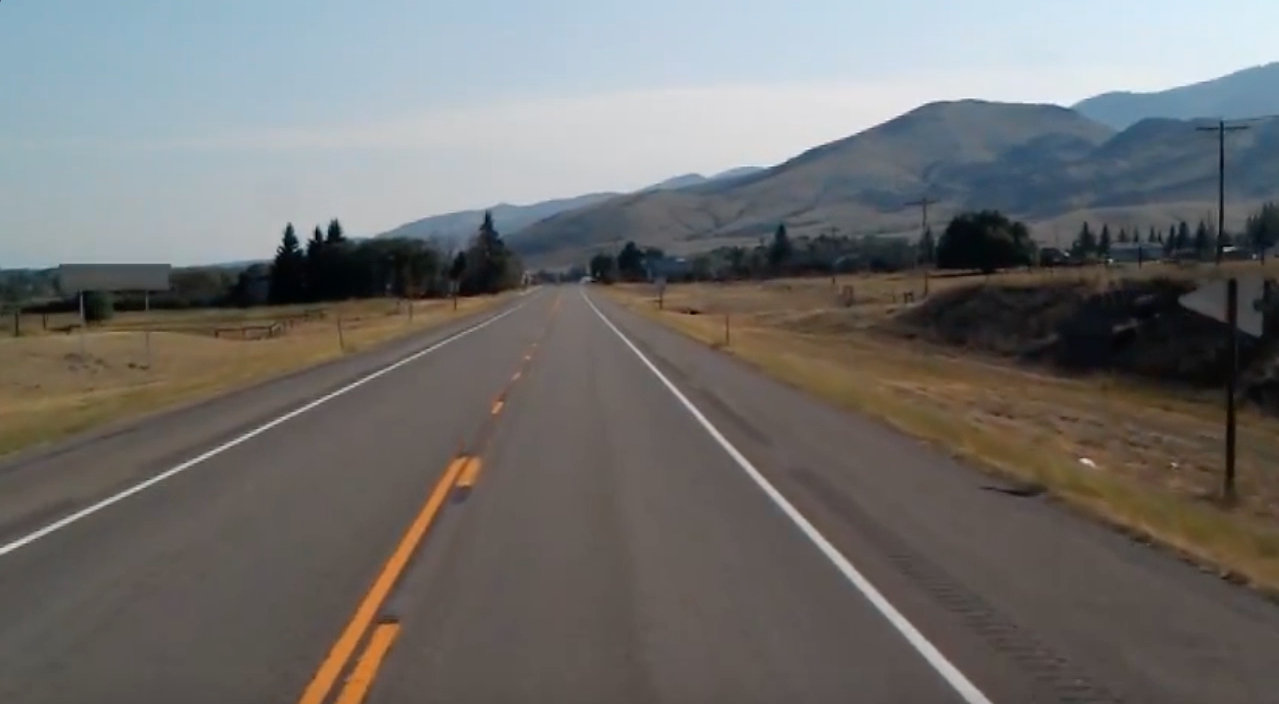
#> input picture Images/test_image.jpg, 1279 x 704 px, found by its file name
$ jupyter execute --allow-errors lane-det-code.ipynb   (shell and % lines are left out)   (text cells are left out)
#> lines starting #> are read from the running program, lines starting #| are printed output that depends on the picture; after the words box and inside, x2 and y2 are one past the last pixel; in counts of white or black regions, pixels touching at a corner belong together
[cell 1]
#importing the requisite libraries
import numpy as np
import matplotlib.pyplot as plt
import cv2

[cell 2]
image_path = r"D:\Projects\Lane-Detection\Images\test_image.jpg"
image = cv2.imread(image_path) #converts the image into multidimensional numpy array
#> image is the input picture: shape (704, 1279, 3); mean B, G, R 109.7, 111.3, 112.3
cv2.imshow('result', image)
cv2.waitKey(0)
#plt.imshow(image)

[cell 3]
 #converting image to grayscale
copy_image = np.copy(image)
gray = cv2.cvtColor(copy_image, cv2.COLOR_RGB2GRAY)
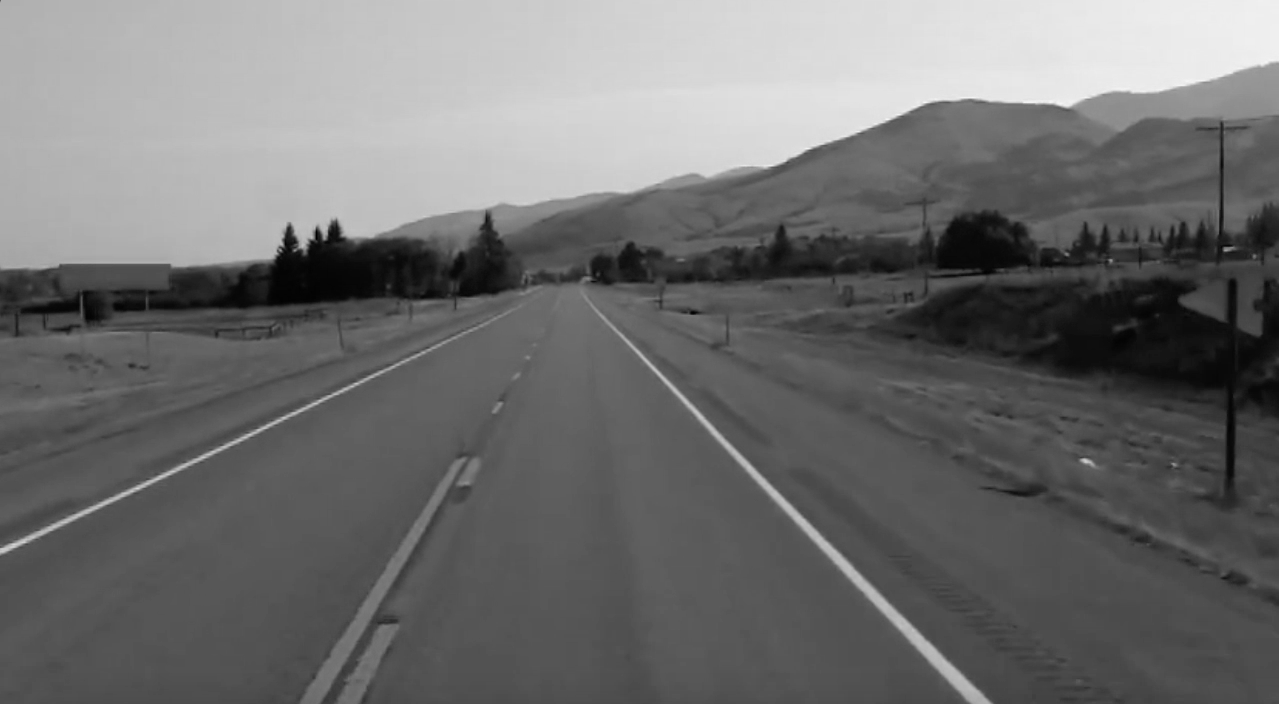
#> gray: shape (704, 1279); min 0, max 246, mean 110.9
cv2.imshow('result', gray)
cv2.waitKey(0)

[cell 4]
#applying gaussian blur
blur_image = cv2.GaussianBlur(gray, (5,5), 0)
cv2.imshow('result', blur_image)
cv2.waitKey(0)

[cell 5]
#applying canny edge function
c = cv2.Canny(blur_image, 50,150)
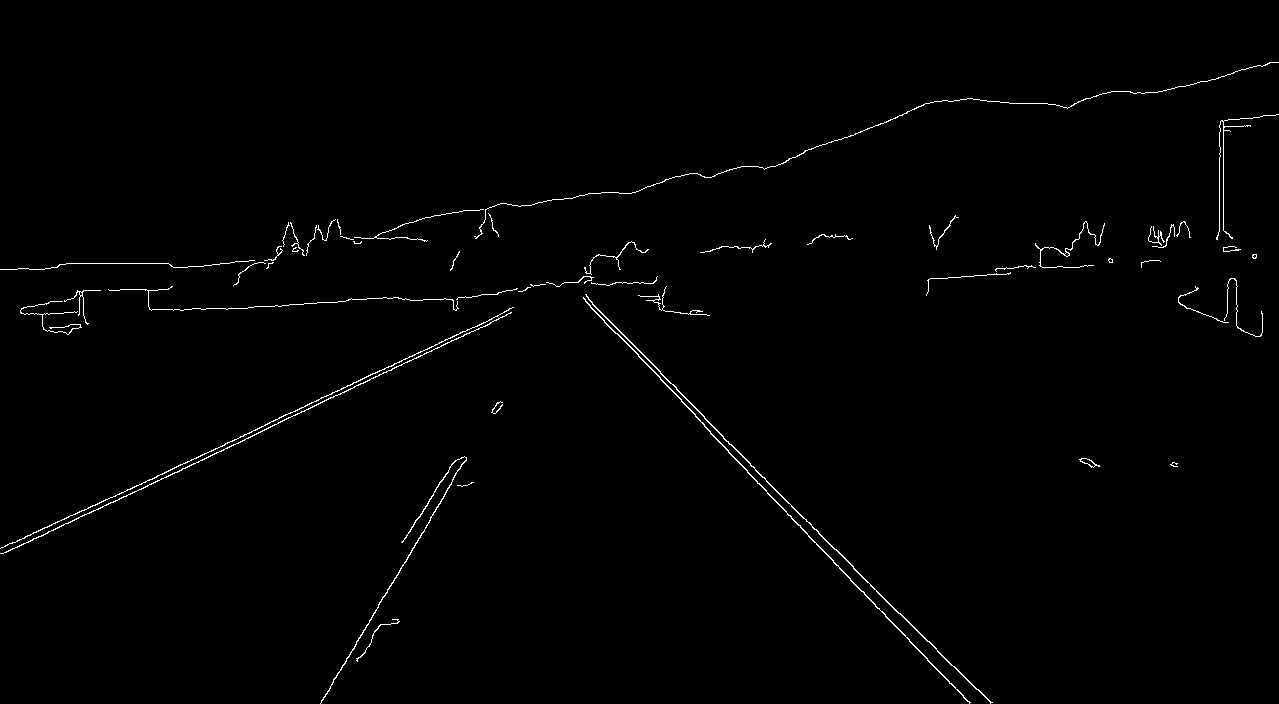
#> c: shape (704, 1279); 0.91% white in thin lines or dots
cv2.imshow('result', c)
cv2.waitKey(0)

[cell 6]
copy_image = np.copy(image)

[cell 7]
#canny function will contain all the above changes applied on the image
def canny(image):
    gray = cv2.cvtColor(copy_image, cv2.COLOR_RGB2GRAY) #original image
    blur_image = cv2.GaussianBlur(gray, (5,5), 0)
    canny = cv2.Canny(blur_image, 50,150)
    return canny

plt.imshow(canny(copy_image))

[cell 8]
c1 = canny(copy_image) #making an array of image applied with canny edge function

[cell 9]
#finding the region of interest i.e. the region we want to work on
def region_of_int(image):
    height = image.shape[0] #assigning the row of the image shape as height variable
#> height = 704
    #defining the coordinates of the triangular region of our interest
    polygons = np.array([
        [(200,height), (1100, height), (550, 250)]
    ])
#> polygons = [[200, 704], [1100, 704], [550, 250]]
    #creating an array of same shape as triangle obtained, but containing zeroes only,tracing it on black pixels
    mask = np.zeros_like(image)
    cv2.fillPoly(mask, polygons, 255)#filling the traced polygon with white
#> mask: shape (704, 1279); 22.7% white; 1 white region, box (x1, y1, x2, y2) and area: (200, 250, 1100, 704) 204575
    return mask

cv2.imshow("result", region_of_int(c1))
cv2.waitKey(0)

[cell 10]
#applying bitwise and on the canny edge image and traced image
def region_of_int(image):
    height = image.shape[0] #assigning the row of the image shape as height variable
#> height = 704
    #defining the coordinates of the triangular region of our interest
    polygons = np.array([
        [(200,height), (1100, height), (550, 250)]
    ])
#> polygons = [[200, 704], [1100, 704], [550, 250]]
    #creating an array of same shape as triangle obtained, but containing zeroes only and tracing it on black pixels
    mask = np.zeros_like(image)
    cv2.fillPoly(mask, polygons, 255)
    masked_image = cv2.bitwise_and(image, mask) #masking by applying bitwise and func
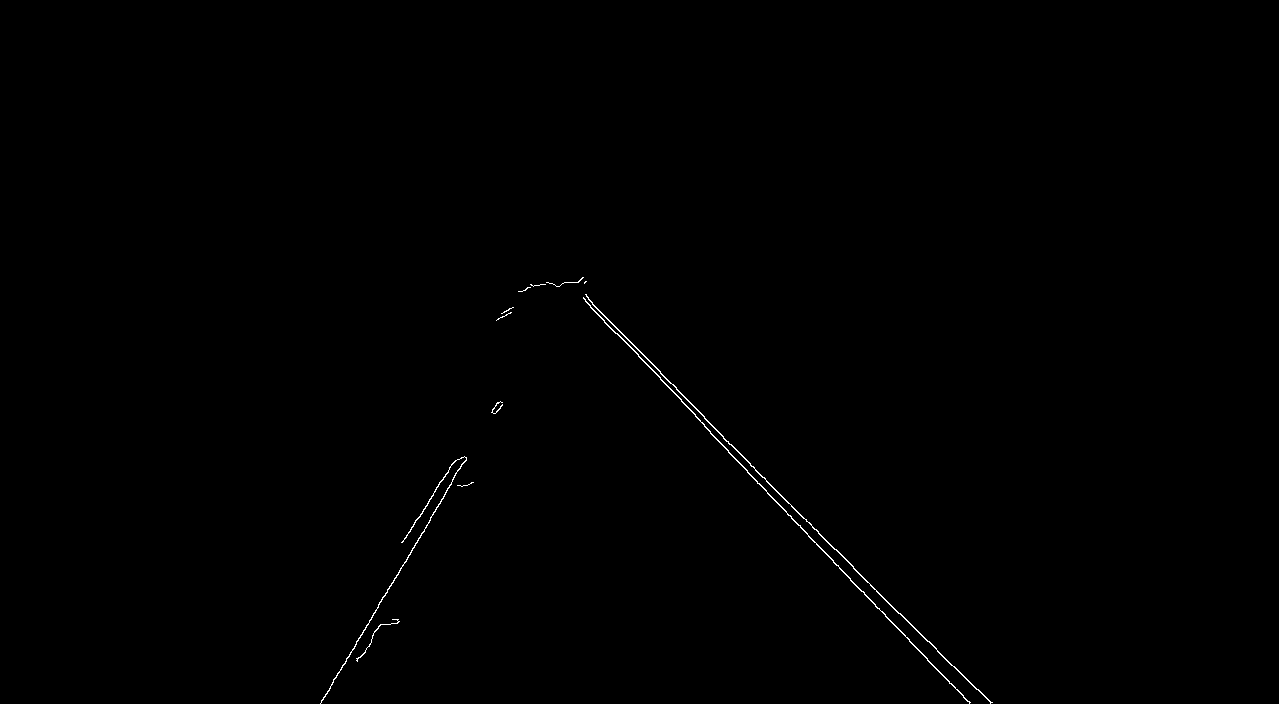
#> masked_image: shape (704, 1279); 0.26% white in thin lines or dots, all inside (x1, y1, x2, y2) = (320, 277, 993, 704)
    return masked_image

[cell 11]
cropped_image = region_of_int(c1)
cv2.imshow("result", cropped_image)
cv2.waitKey(0)

[cell 12]
#applying Hough transform
#creating the 2-d hough array, second and third argument define the grid precision pixels and radian, and fourth arg describes threshold of int.
lines = cv2.HoughLinesP(cropped_image, 2, np.pi/180, 100, np.array([]), minLineLength = 40, maxLineGap = 5)
#> lines = 13 rows, first 6: [704, 418, 927, 641], [704, 426, 791, 516], [320, 703, 445, 494], [585, 301, 663, 381], [630, 341, 670, 383], [794, 520, 861, 591]

def display_lines(image, lines):
    line_image = np.zeros_like(image)#creating an array of same pixels as original img
    if lines is not None:
       for line in lines:
            x1, y1, x2, y2= line.reshape(4)
            cv2.line(line_image, (x1, y1), (x2, y2), (255, 0, 0), 10)
#> this loop made 13 passes
#> (x1, y1, x2, y2) on passes 1 to 12: (704, 418, 927, 641), (704, 426, 791, 516), (320, 703, 445, 494), (585, 301, 663, 381), (630, 341, 670, 383), (794, 520, 861, 591), (659, 371, 704, 416), (870, 599, 939, 672), (767, 493, 807, 534), (423, 509, 454, 461), (940, 653, 991, 702), (824, 551, 879, 609)
    return line_image

[cell 13]
line_image = display_lines(copy_image, lines)
cv2.imshow("result", line_image)
cv2.waitKey(0)
#> Out = 113

[cell 14]
#take sum of color image(copy_image) with line image with weights, i.e merging the black and original image
combo_image = cv2.addWeighted(copy_image, 0.8, line_image, 1, 1)
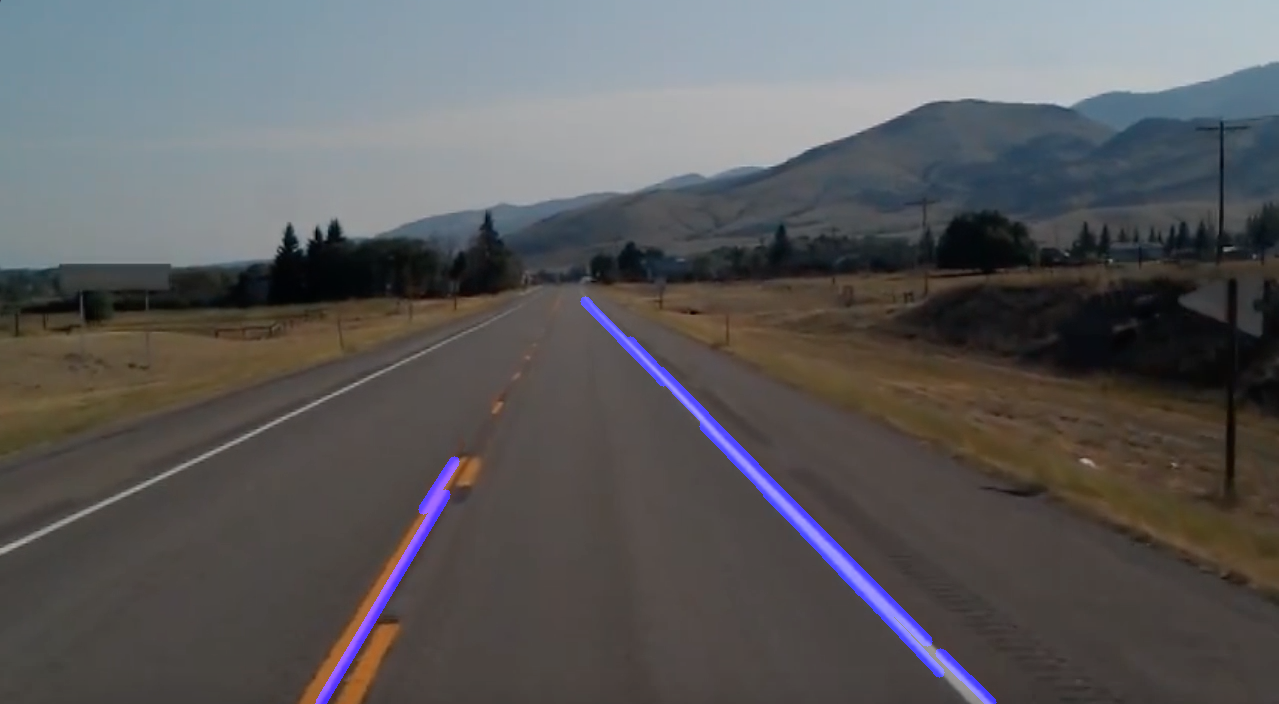
#> combo_image: shape (704, 1279, 3); mean B, G, R 91.2, 90, 90.8
cv2.imshow("result", combo_image)
cv2.waitKey(0)
#> Out = 113

[cell 15]
#optimization

#the coordinates for the averaged out single line
def make_coord(image, line_parameters):
    slope, intercept = line_parameters
    y1 = image.shape[0]
    y2 = int(y1*(3/5)) #till 3/5th of the lenght
    x1 = int((y1 - intercept)/slope) #from basic line formula
    x2 = int((y2 - intercept)/slope)
    return np.array([x1, y1, x2, y2])


#average out the slope of multiple lines and make one line
def average_slope_int(image, lines):
    left_fit= []
    right_fit = []
    for line in lines:
        x1, y1, x2, y2= line.reshape(4)
        parameters = np.polyfit((x1, x2), (y1, y2), 1) #fit a first deg polynomial in the given coordinates and return a vector of slope and y intercept
        slope = parameters[0]
        intercept = parameters[1]
        if slope < 0:
            left_fit.append((slope, intercept))
        else:
            right_fit.append((slope, intercept))
#> this loop made 13 passes
#> (x1, y1, x2, y2, slope, intercept) on passes 1 to 12: (704, 418, 927, 641, 1, -286), (704, 426, 791, 516, 1.03, -302.3), (320, 703, 445, 494, -1.67, 1238), (585, 301, 663, 381, 1.03, -299), (630, 341, 670, 383, 1.05, -320.5), (794, 520, 861, 591, 1.06, -321.4), (659, 371, 704, 416, 1, -288), (870, 599, 939, 672, 1.06, -321.4), (767, 493, 807, 534, 1.03, -293.2), (423, 509, 454, 461, -1.55, 1164), (940, 653, 991, 702, 0.961, -250.1), (824, 551, 879, 609, 1.05, -317.9)
#> after the loop, left_fit = [(-1.67, 1238), (-1.55, 1164)]; right_fit = [(1, -286), (1.03, -302.3), (1.03, -299), (1.05, -320.5), (1.06, -321.4), (1, -288), (1.06, -321.4), (1.03, -293.2), (0.961, -250.1), (1.05, -317.9), (1, -287)]
    #averaging out all the slope values we got in each fit
    left_fit_avg = np.average(left_fit, axis = 0)
#> left_fit_avg = [-1.61, 1201]
    right_fit_avg = np.average(right_fit, axis = 0)
#> right_fit_avg = [1.02, -298.8]
    left_line = make_coord(image, left_fit_avg)
#> in make_coord, `slope, intercept = line_parameters`: slope = -1.61; intercept = 1201
#> in make_coord, `x1 = int((y1 - intercept)/slope)`: x1 = 308
#> in make_coord, `x2 = int((y2 - intercept)/slope)`: x2 = 483
#> left_line = [308, 704, 483, 422]
    right_line = make_coord(image, right_fit_avg)
#> right_line = [978, 704, 703, 422]
    return np.array([left_line, right_line])

[cell 16]
averaged_lines = average_slope_int(copy_image, lines)
#> averaged_lines = [[308, 704, 483, 422], [978, 704, 703, 422]]
line_image = display_lines(copy_image, averaged_lines)
#> the loop in display_lines (call 2), `for line in lines:` made 2 passes
cv2.imshow("result", line_image)
cv2.waitKey(0)
#> Out = 113

[cell 17]
combo_image = cv2.addWeighted(copy_image, 0.8, line_image, 1, 1)
cv2.imshow("result", combo_image)
cv2.waitKey(0)
#> Out = 113
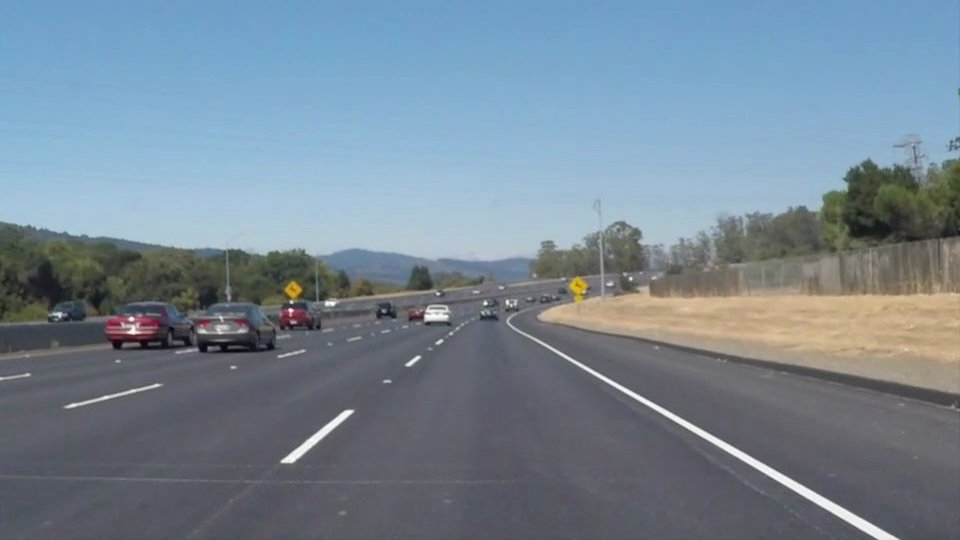
#> input picture Images/solidWhiteCurve.jpg, 960 x 540 px, given in place of the camera
#> further down, frame is the input picture: shape (540, 960, 3); mean B, G, R 148.1, 134.5, 118.5

[cell 18]
#code for video input lane line detection
capture = cv2.VideoCapture()
#> (the rest of this cell did not finish here and is left out)
